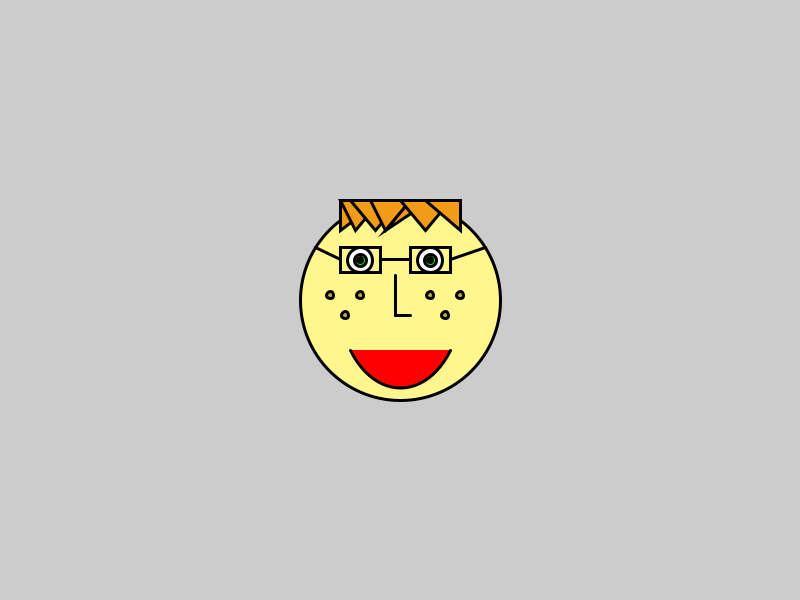
Frame 1 (no input)
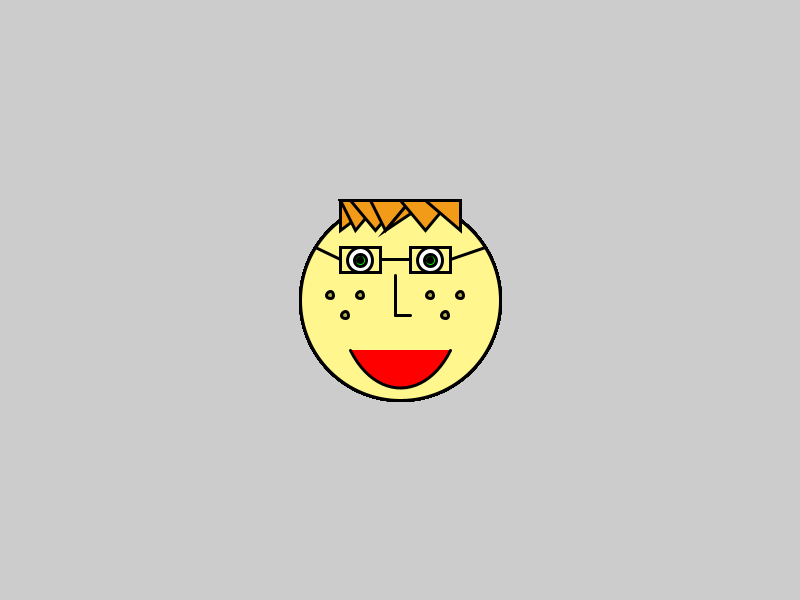
Frame 60 (the mouse pressed at the canvas centre just before this capture)
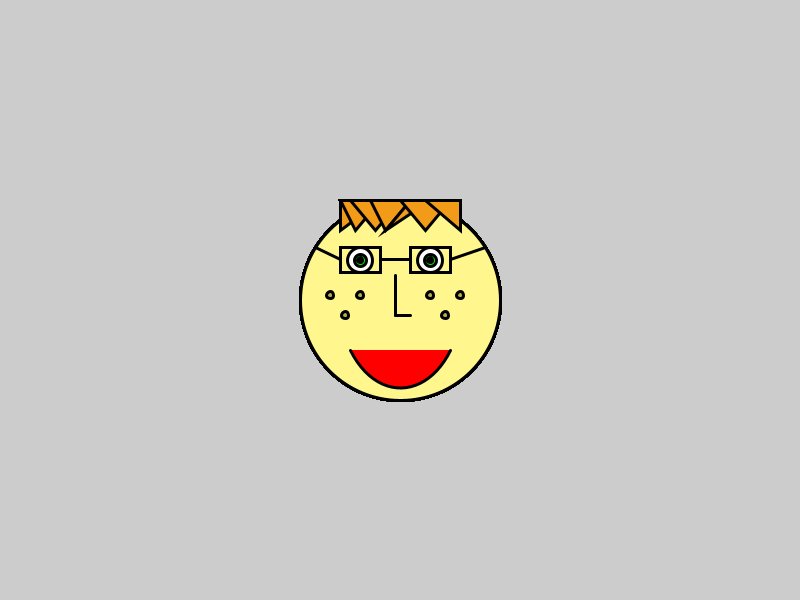
Frame 120 (the mouse held since frame 60 and released just before this capture)

The Processing sketch that drew these frames (run headless with seeded random() and noise(); from frame 60 on, the mouse is pressed at the canvas centre):

// Processing sketch: processing_88553
// ── processing_88553.pde

//Smiley Face Chris Pro
//click the mouse anywhere to change background color
//press a key and a body appears



//Window Size
void setup() {
  size(800, 600);
}

void mousePressed() {
  //Background Color
  background(mouseX, mouseY, mouseX);
}

void draw() {
  strokeWeight(3);
  //face
  fill(255, 246, 142);
  ellipse(400, 300, 200, 200);

  //eyes 
  fill(255, 255, 255);
  ellipse(360, 260, 25, 25);
  ellipse(430, 260, 25, 25);
  fill(0, 255, 0);
  ellipse(360, 260, 12, 12);
  ellipse(430, 260, 12, 12);
  fill(0, 0, 0);
  ellipse(360, 260, 5, 5);
  ellipse(430, 260, 5, 5);

  //nose
  line(395, 275, 395, 315);
  line(395, 315, 410, 315);

  //freckles 
  fill(183, 174, 78);
  ellipse(330, 295, 7, 7);
  ellipse(360, 295, 7, 7);
  ellipse(345, 315, 7, 7);
  ellipse(430, 295, 7, 7);
  ellipse(460, 295, 7, 7);
  ellipse(445, 315, 7, 7);

  //glasses
  fill(255, 255, 255, 0);
  rect(340, 247, 40, 25);
  rect(410, 247, 40, 25);
  line(380, 259.5, 410, 259.5);
  line(340, 259.5, 315, 247);
  line(450, 259.5, 485, 247);


  //Mouth
  fill(255, 0, 0);
  bezier(350, 350, 375, 400, 425, 400, 450, 350);

  //Hair
  fill(242, 155, 24);
  triangle(340, 200, 380, 200, 340, 230);
  triangle(340, 200, 380, 200, 355, 230);
  triangle(350, 200, 400, 200, 375, 230);
  triangle(370, 200, 410, 200, 385, 230);
  triangle(410, 200, 430, 200, 385, 230);
  triangle(400, 200, 450, 200, 425, 230);
  triangle(425, 200, 460, 200, 460, 230);
}

void keyPressed() {
  //Stick Figure Body
  line(400, 400, 400, 500); 
  line(400, 435, 365, 415);
  line(400, 435, 435, 415);
  line(400, 500, 365, 525);
  line(400, 500, 435, 525);
}
